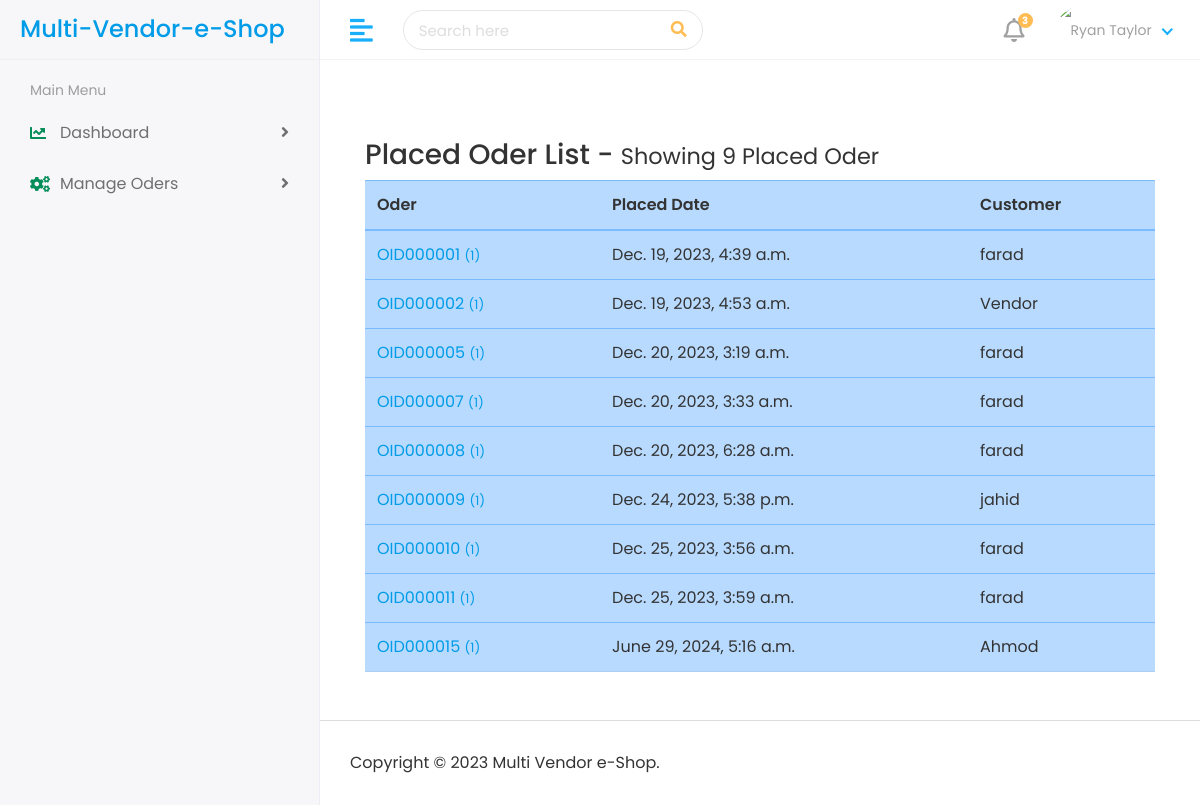
Page /admin-panel/placed-oder-list/ (signed in) on the committed database.
### products/models.py (models this page shows, shortened)
class PlacedOder(models.Model):
    STATUS = [
        ("Oder Recived", "Oder Recived"),
        ("Oder Packed", "Oder Packed"),
        ("Oder OnTheWay", "Oder OnTheWay"),
        ("Oder Shipped", "Oder Shipped"),
    ]
    user = models.ForeignKey("accounts.CustomUser", on_delete=models.CASCADE)
    shipping_address = models.ForeignKey(
        CustomerAddress, on_delete=models.DO_NOTHING, related_name="shipping_address"
    )
    sub_total_price = models.FloatField(blank=True, null=True)
    status = models.CharField(max_length=50, choices=STATUS, default="Oder Recived")
    paid = models.BooleanField(default=False)
    placed_date = models.DateTimeField(auto_now_add=True)
    order_number = models.CharField(max_length=12, blank=True, null=True)

### accounts/models.py (models this page shows, shortened)
class CustomUser(AbstractBaseUser, PermissionsMixin):
    USER_ROLE = [
        ('1', 'Customer'),
        ('2', 'Editor'),
        ('3', 'Vendor'),
    ]
    email = models.EmailField(unique=True)
    first_name = models.CharField(max_length=30)
    last_name = models.CharField(max_length=30)
    mobile = models.PositiveIntegerField()
    user_role = models.CharField(choices=USER_ROLE, default=1, max_length=20)
    date_joined = models.DateTimeField(default=timezone.now)
    is_active = models.BooleanField(default=True)
    is_staff = models.BooleanField(default=True)
    objects = CustomUserManager()
    USERNAME_FIELD = 'email'
    REQUIRED_FIELDS = ['first_name', 'last_name','mobile']

### AdminPanel/views.py (the view)
# urls.py: path('admin-panel/placed-oder-list/', views.show_placed_oder_list, name='show_placed_oder_list'),
@login_required(login_url='user_login')
def show_placed_oder_list(request):
    placed_oder_list = PlacedOder.objects.all()
    context={
        'placed_oder_list':placed_oder_list
    }
    return render(request, 'admin-panel/placed-oder-list.html', context)

### templates/admin-panel/placed-oder-list.html (shortened to what this page needs)
{% extends "admin-panel/admin-base.html" %}
{% load static %}
{% block admin-body %}
<div class="container my-5">
    <div class="head-area">
        <h3>Placed Oder List - <small>Showing {{placed_oder_list|length}} Placed Oder</small></h3>
    </div>
    <div class="table-responsive">
        <table class="table table-primary">
            <thead>
                <tr>
                    <th scope="col">Oder</th>
                    <th scope="col">Placed Date</th>
                    <th scope="col">Customer</th>
                </tr>
            </thead>
            <tbody>
                {% for oder in placed_oder_list %}
                    <tr class="">
                        <td scope="row"><a href="{% url 'show_placed_oder_item_list' oder.id %}">{{oder.order_number}} <small>({{oder.order_items.count}})</small></a></td>
                        <td>{{oder.placed_date}}</td>
                        <td>{{oder.user.first_name}}</td>
                    </tr>
                {% endfor %}
            </tbody>
        </table>
    </div>
</div>
{% endblock admin-body %}

### static/admin-panel/assets/css/style.css (style rules this page uses)
html { height: 100%; }
body { background-color: #fff; color: #333; font-family: 'Poppins', sans-serif; font-size: 1rem; height: 100%; line-height: 1.5; overflow-x: hidden; }
h1, h2, h3, h4, h5, h6 { font-family: 'Poppins', sans-serif; margin-top: 0; }
a { color: #009ce7; }
input, button, a { transition: all 0.4s ease; -moz-transition: all 0.4s ease; -o-transition: all 0.4s ease; -ms-transition: all 0.4s ease; -webkit-transition: all 0.4s ease; }
.table { color: #333; max-width: 100%; margin-bottom: 0; width: 100%; }
.table thead tr th { font-weight: 600; }
.table tbody tr { border-bottom: 1px solid rgba(0, 0, 0, 0.05); }

### rows in the picture
PlacedOder: order_number "OID000001", order_items.count "1", placed_date "Dec. 19, 2023, 4:39 a.m.", user.first_name "farad"
PlacedOder: order_number "OID000002", order_items.count "1", placed_date "Dec. 19, 2023, 4:53 a.m.", user.first_name "Vendor"
PlacedOder: order_number "OID000005", order_items.count "1", placed_date "Dec. 20, 2023, 3:19 a.m.", user.first_name "farad"
PlacedOder: order_number "OID000007", order_items.count "1", placed_date "Dec. 20, 2023, 3:33 a.m.", user.first_name "farad"
PlacedOder: order_number "OID000008", order_items.count "1", placed_date "Dec. 20, 2023, 6:28 a.m.", user.first_name "farad"
PlacedOder: order_number "OID000009", order_items.count "1", placed_date "Dec. 24, 2023, 5:38 p.m.", user.first_name "jahid"
PlacedOder: order_number "OID000010", order_items.count "1", placed_date "Dec. 25, 2023, 3:56 a.m.", user.first_name "farad"
PlacedOder: order_number "OID000011", order_items.count "1", placed_date "Dec. 25, 2023, 3:59 a.m.", user.first_name "farad"
PlacedOder: order_number "OID000015", order_items.count "1", placed_date "June 29, 2024, 5:16 a.m.", user.first_name "Ahmod"

### other values in the picture
{{ placed_oder_list|length }} "9"
